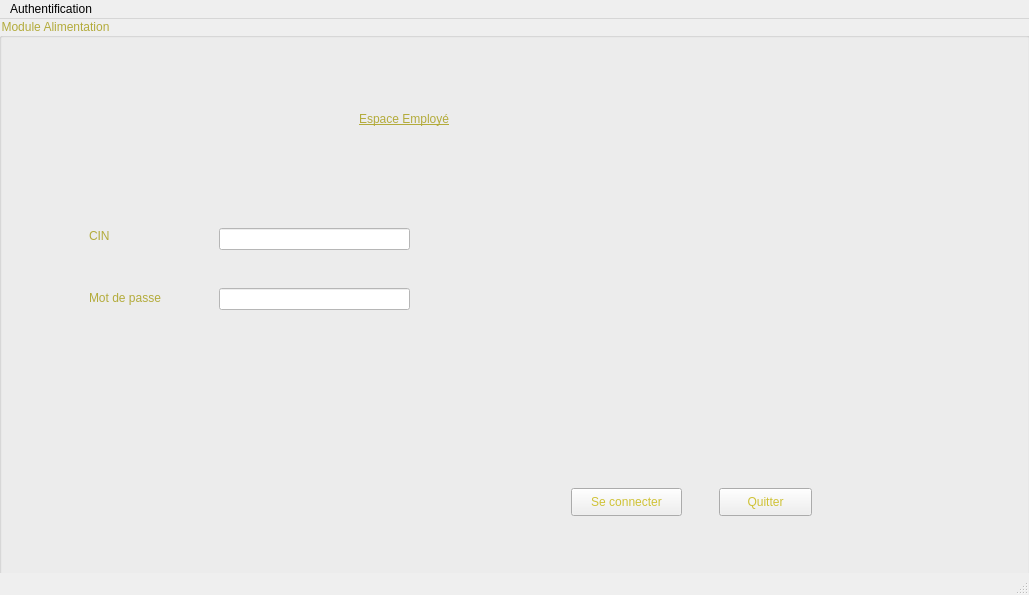
<?xml version="1.0" encoding="UTF-8"?>
<ui version="4.0">
 <class>MainWindow</class>
 <widget class="QMainWindow" name="MainWindow">
  <property name="geometry">
   <rect>
    <x>0</x>
    <y>0</y>
    <width>1029</width>
    <height>595</height>
   </rect>
  </property>
  <property name="windowTitle">
   <string>MainWindow</string>
  </property>
  <widget class="QWidget" name="centralwidget">
   <widget class="QGroupBox" name="groupBox">
    <property name="geometry">
     <rect>
      <x>-1</x>
      <y>-1</y>
      <width>1031</width>
      <height>581</height>
     </rect>
    </property>
    <property name="styleSheet">
     <string notr="true">
color: rgb(179, 171, 59);</string>
    </property>
    <property name="title">
     <string>Module Alimentation</string>
    </property>
    <widget class="QLabel" name="label">
     <property name="geometry">
      <rect>
       <x>360</x>
       <y>80</y>
       <width>291</width>
       <height>41</height>
      </rect>
     </property>
     <property name="styleSheet">
      <string notr="true">text-decoration: underline;
font: 24pt &quot;Sachiko&quot;;
</string>
     </property>
     <property name="text">
      <string>Espace Employé</string>
     </property>
    </widget>
    <widget class="QLabel" name="label_2">
     <property name="geometry">
      <rect>
       <x>90</x>
       <y>210</y>
       <width>55</width>
       <height>16</height>
      </rect>
     </property>
     <property name="styleSheet">
      <string notr="true">font: 10pt &quot;MS Shell Dlg 2&quot;;
rgb : (181, 172, 40)</string>
     </property>
     <property name="text">
      <string>CIN</string>
     </property>
    </widget>
    <widget class="QLabel" name="label_3">
     <property name="geometry">
      <rect>
       <x>90</x>
       <y>270</y>
       <width>101</width>
       <height>20</height>
      </rect>
     </property>
     <property name="styleSheet">
      <string notr="true">font: 10pt &quot;MS Shell Dlg 2&quot;;
rgb : (181, 172, 40)</string>
     </property>
     <property name="text">
      <string>Mot de passe</string>
     </property>
    </widget>
    <widget class="QPushButton" name="pushButton">
     <property name="geometry">
      <rect>
       <x>572</x>
       <y>470</y>
       <width>111</width>
       <height>28</height>
      </rect>
     </property>
     <property name="styleSheet">
      <string notr="true">font: 10pt &quot;MS Shell Dlg 2&quot;;
color: rgb(207, 194, 54);</string>
     </property>
     <property name="text">
      <string>Se connecter</string>
     </property>
    </widget>
    <widget class="QPushButton" name="pushButton_2">
     <property name="geometry">
      <rect>
       <x>720</x>
       <y>470</y>
       <width>93</width>
       <height>28</height>
      </rect>
     </property>
     <property name="styleSheet">
      <string notr="true">font: 10pt &quot;MS Shell Dlg 2&quot;;
color: rgb(207, 194, 54);</string>
     </property>
     <property name="text">
      <string>Quitter</string>
     </property>
    </widget>
    <widget class="QLineEdit" name="lineEdit2">
     <property name="geometry">
      <rect>
       <x>220</x>
       <y>270</y>
       <width>191</width>
       <height>22</height>
      </rect>
     </property>
     <property name="styleSheet">
      <string notr="true">background-color: rgb(255, 255, 255);</string>
     </property>
    </widget>
    <widget class="QLineEdit" name="lineEdit">
     <property name="geometry">
      <rect>
       <x>220</x>
       <y>210</y>
       <width>191</width>
       <height>22</height>
      </rect>
     </property>
     <property name="styleSheet">
      <string notr="true">color: rgb(255, 255, 255);
color: rgb(85, 170, 255);
background-color: rgb(255, 255, 255);</string>
     </property>
     <property name="maxLength">
      <number>8</number>
     </property>
    </widget>
    <widget class="QLabel" name="label4">
     <property name="geometry">
      <rect>
       <x>180</x>
       <y>360</y>
       <width>311</width>
       <height>51</height>
      </rect>
     </property>
     <property name="styleSheet">
      <string notr="true">color: rgb(133, 199, 0);
font: 75 24pt &quot;MS Shell Dlg 2&quot;;</string>
     </property>
     <property name="text">
      <string/>
     </property>
    </widget>
    <widget class="QLabel" name="label_4">
     <property name="geometry">
      <rect>
       <x>660</x>
       <y>20</y>
       <width>351</width>
       <height>351</height>
      </rect>
     </property>
     <property name="text">
      <string/>
     </property>
     <property name="pixmap">
      <pixmap resource="src.qrc">:/SRC/resources/logo.png</pixmap>
     </property>
     <property name="scaledContents">
      <bool>true</bool>
     </property>
    </widget>
    <widget class="QLabel" name="label_5">
     <property name="geometry">
      <rect>
       <x>4</x>
       <y>5</y>
       <width>1031</width>
       <height>541</height>
      </rect>
     </property>
     <property name="text">
      <string/>
     </property>
     <property name="pixmap">
      <pixmap resource="src.qrc">:/resources/wedback.jpg</pixmap>
     </property>
     <property name="scaledContents">
      <bool>true</bool>
     </property>
    </widget>
    <zorder>label_5</zorder>
    <zorder>label</zorder>
    <zorder>label_2</zorder>
    <zorder>label_3</zorder>
    <zorder>pushButton</zorder>
    <zorder>pushButton_2</zorder>
    <zorder>lineEdit2</zorder>
    <zorder>lineEdit</zorder>
    <zorder>label4</zorder>
    <zorder>label_4</zorder>
   </widget>
  </widget>
  <widget class="QMenuBar" name="menubar">
   <property name="geometry">
    <rect>
     <x>0</x>
     <y>0</y>
     <width>1029</width>
     <height>26</height>
    </rect>
   </property>
   <widget class="QMenu" name="menuAuthentification">
    <property name="title">
     <string>Authentification</string>
    </property>
   </widget>
   <addaction name="menuAuthentification"/>
  </widget>
  <widget class="QStatusBar" name="statusbar"/>
 </widget>
 <resources>
  <include location="src.qrc"/>
 </resources>
 <connections/>
</ui>
